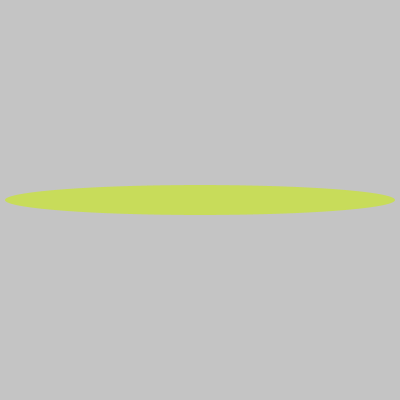
Frame 1 (no input)
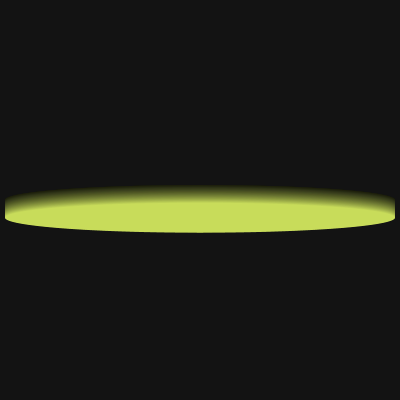
Frame 60 (the mouse pressed at the canvas centre just before this capture)
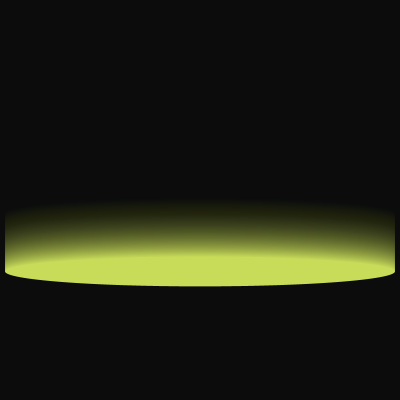
Frame 120 (the mouse held since frame 60 and released just before this capture)

The Processing sketch that drew these frames (run headless with seeded random() and noise(); from frame 60 on, the mouse is pressed at the canvas centre):

// Processing sketch: processing_172367
// ── processing_172367.pde

float y = 200.0;
float radius = 15.0;
float velocity = 0.0;
float acceleration = 0.01;
int direction = 1;

void setup() {
  size(400, 400);
  smooth();
  noStroke();
  ellipseMode(RADIUS);
}

void draw() {
  fill(0, 10);
  rect(0, 0, width, height);
  fill(200,220,90);
  ellipse(200, y, radius*13, radius);
  velocity += acceleration; // Increase the velocity
  y += velocity*direction; // Update the position
  if (y > height-radius) { 
     direction = -direction;
     } else if (y < 0+radius) {
     direction = -direction;
     }
}
